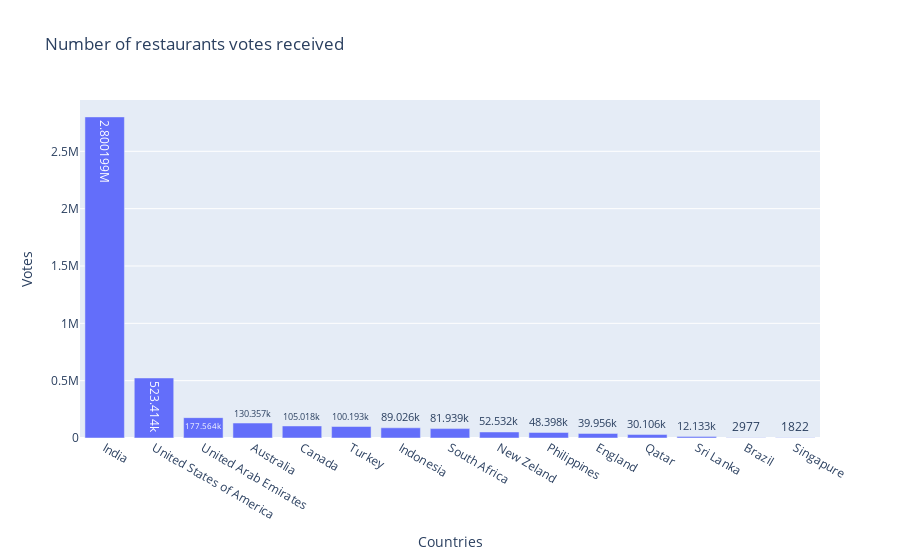

The code cell stored with this chart in its notebook:
### Markdown cell above
### Which country has the highest rating count?

### Code cell
df_aux = df1[['country_name', 'votes']].groupby('country_name').sum().sort_values('votes', ascending=False).reset_index()
fig = px.bar(df_aux, x='country_name', y='votes',text_auto=True, title='Number of restaurants votes received', labels={'country_name': 'Countries', 'votes':'Votes'}) 
fig.show()

### Figure 1 — Plotly figure (JSON) as saved in the notebook; plotly's stock layout.template omitted (floating-point values rounded to 4 significant figures)
{"data": [{"alignmentgroup": "True", "hovertemplate": "Countries=%{x}<br>Votes=%{y}<extra></extra>", "legendgroup": "", "marker": {"color": "#636efa", "pattern": {"shape": ""}}, "name": "", "offsetgroup": "", "orientation": "v", "showlegend": false, "textposition": "auto", "texttemplate": "%{y}", "type": "bar", "x": ["India", "United States of America", "United Arab Emirates", "Australia", "Canada", "Turkey", "Indonesia", "South Africa", "New Zeland", "Philippines", "England", "Qatar", "Sri Lanka", "Brazil", "Singapure"], "xaxis": "x", "y": [2800199, 523414, 177564, 130357, 105018, 100193, 89026, 81939, 52532, 48398, 39956, 30106, 12133, 2977, 1822], "yaxis": "y"}], "layout": {"barmode": "relative", "legend": {"tracegroupgap": 0}, "title": {"text": "Number of restaurants votes received"}, "xaxis": {"anchor": "y", "domain": [0, 1], "title": {"text": "Countries"}}, "yaxis": {"anchor": "x", "domain": [0, 1], "title": {"text": "Votes"}}}}
